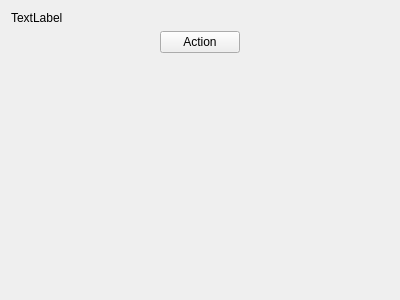
<?xml version="1.0" encoding="UTF-8"?>
<ui version="4.0">
 <class>QCustomActionUI</class>
 <widget class="MdiChild" name="QCustomActionUI">
  <property name="geometry">
   <rect>
    <x>0</x>
    <y>0</y>
    <width>400</width>
    <height>300</height>
   </rect>
  </property>
  <property name="windowTitle">
   <string>Form</string>
  </property>
  <layout class="QVBoxLayout" name="verticalLayout">
   <item>
    <widget class="QLabel" name="title">
     <property name="text">
      <string>TextLabel</string>
     </property>
     <property name="textFormat">
      <enum>Qt::MarkdownText</enum>
     </property>
    </widget>
   </item>
   <item>
    <layout class="QHBoxLayout" name="horizontalLayout">
     <item>
      <spacer name="horizontalSpacer_2">
       <property name="orientation">
        <enum>Qt::Horizontal</enum>
       </property>
       <property name="sizeHint" stdset="0">
        <size>
         <width>40</width>
         <height>20</height>
        </size>
       </property>
      </spacer>
     </item>
     <item>
      <widget class="QPushButton" name="pushButton">
       <property name="text">
        <string>Action</string>
       </property>
      </widget>
     </item>
     <item>
      <spacer name="horizontalSpacer">
       <property name="orientation">
        <enum>Qt::Horizontal</enum>
       </property>
       <property name="sizeHint" stdset="0">
        <size>
         <width>40</width>
         <height>20</height>
        </size>
       </property>
      </spacer>
     </item>
    </layout>
   </item>
   <item>
    <spacer name="verticalSpacer">
     <property name="orientation">
      <enum>Qt::Vertical</enum>
     </property>
     <property name="sizeHint" stdset="0">
      <size>
       <width>20</width>
       <height>40</height>
      </size>
     </property>
    </spacer>
   </item>
  </layout>
 </widget>
 <customwidgets>
  <customwidget>
   <class>MdiChild</class>
   <extends>QWidget</extends>
   <header>../api/api.h</header>
   <container>1</container>
  </customwidget>
 </customwidgets>
 <resources/>
 <connections/>
</ui>
